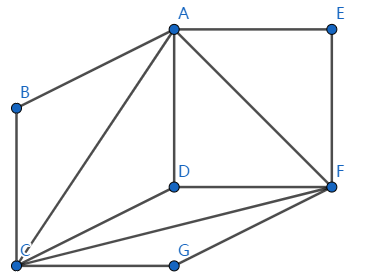
#> input picture Seven Bridge/0.png, 368 x 280 px, found by its file name
$ python Hanoi.py
#> lines starting #> are read from the running program, lines starting #| are printed output that depends on the picture
#请注意修改文件路径
import os
os.chdir(r'C:\Users\GWT9\Desktop\Hanoi')#设置当前路径，也就是存储图片的路径
import imageio#引入库

#解决汉诺塔的程序
#柱子的名称设置
zhuzi = ['A', 'B', 'C']
#金片的个数，大于1的整数
panzi = 5
#利用字典储存每个柱子的金片信息
statusdict = {}
statusdict['A'] = list(range(1, panzi + 1))#开始时所有金片在柱子A上
statusdict['B'] = []
statusdict['C'] = []

#定义更新字典的函数
def updata(startkey, endkey, sdict):#startkey:开始柱，endkey:目标柱，sdict：存储柱子上金片信息的字典
    if len(sdict[startkey]) == 0:#如果开始柱没有金片，则确定不是开始柱，对应规则2
        return False
    if len(sdict[endkey]) != 0:
        if sdict[startkey][0] > sdict[endkey][0]:#对应规则3
            return False
    #开始柱删除金片
    stlist = sdict[startkey].copy()
    forst = stlist[0]#要移动的金片
    del (stlist[0])
    sdict[startkey] = stlist.copy()
    #目标柱增加金片
    endlist = sdict[endkey].copy()
    endlist.insert(0, forst)
    sdict[endkey] = endlist.copy()
    return sdict

# 2个盘子移动的方案
def last(sydict,signnum=0, zhu=zhuzi):#移动只和开始柱有关系
    movepath = []#存储移动的方案
    movepath.append([zhu[signnum], zhu[(signnum + 1) % 3]])  # 第一步：开始柱===》过渡柱
    sdict = updata(zhu[signnum], zhu[(signnum + 1) % 3], sydict)#更新字典
    movepath.append([zhu[signnum], zhu[(signnum + 2) % 3]])  # 第二步：开始柱===》目标柱
    sdict = updata(zhu[signnum], zhu[(signnum + 2) % 3], sdict)#更新字典
    movepath.append([zhu[(signnum + 1) % 3], zhu[(signnum + 2) % 3]])  # 第三步：过渡柱===》目标柱
    sdict = updata(zhu[(signnum + 1) % 3], zhu[(signnum + 2) % 3], sdict)#更新字典
    return movepath, sdict

#金片移动=多次[最小的2个盘子的规律移动+其他盘子的规则移动] + 一次[最小的2个盘子的规律移动]
#最小的盘子的移动靠规律 其他盘子的移动靠规则
def ali(count=panzi, signnum=0, zhu=zhuzi, sdict = statusdict):
    if count == 2:#只有2个盘子，直接last函数就可以出结果
        return last(sdict)[0]
    else:
        mode = []#存储所有的移动方案
        gu = 2 ** (count - 2) + 1#判断循环的次数
        while gu > 2:
            # 最小的两个盘子的规律移动
            result = last(sdict, signnum)
            mode += result[0]
            sdict = result[1]
            # 中间盘子的移动，因为第三步移动完成后，柱子的最上方是最小的，因此这个柱子既不可能是目标柱，也不可能是开始柱子。
            #所以存在两种情况， 开始柱子 目标柱子：[zhu[signnum],zhu[(signnum + 1) % 3]]
            # 或者[zhu[(signnum + 1) % 3],[zhu[signnum]]
            #以上情况只会有一个成立。不成立的情况只有2种：要不开始柱没有可移动的盘子，要不就是移动后会出现大的在小的上面
            judge = updata(zhu[signnum], zhu[(signnum + 1) % 3], sdict)
            if judge:#没有违背，说明zhu[signnum]为开始柱
                mode += [[zhu[signnum], zhu[(signnum + 1) % 3]]]
                sdict = judge.copy()
            else:#违背了
                mode += [[zhu[(signnum + 1) % 3],zhu[signnum]]]
                jjg = updata(zhu[(signnum + 1) % 3], zhu[signnum], sdict)
                sdict = jjg.copy()
            signnum = int((signnum + 2) % 3)#更新为下一个开始柱的编号
            gu -= 1
        mode += last(sdict, signnum)[0]#最后一个绿色区域的移动
        return mode

from pylab import mpl  # 作图显示中文
mpl.rcParams['font.sans-serif'] = ['FangSong']  # 设置中文字体为新宋体
import matplotlib.pyplot as plt

#不同大小金片的颜色集合，如果金片多于10种，则随机选择颜色，否则固定
from matplotlib import colors as mcolors
colorname = ['black','maroon','cyan','yellow','red','blue','green','tan','navy','indigo']
colorset = []
import numpy as np
for jcolor in colorname:
    colorset.append(mcolors.cnames[jcolor])
lastcolor = colorset
if panzi > 10:
    lastcolor = np.random.choice(np.array(list(mcolors.cnames.keys())), panzi, replace=False)

#图片的高度固定为10， 宽度固定为16

#金片数不大于10，高度固定0.6，否则平均
if panzi <= 10:
    height = 0.6
else:
    height = round(8/panzi, 1)

#柱子的高度
if panzi <= 6:
    zhuzihei = panzi + 2
else:
    zhuzihei = 8

#宽度设置，用列表从小到大表示
widthlist = np.linspace(0.6, 4.2, num=panzi)

#存储柱子位置的字典
zhuzidict = {'A':[4,0], 'B':[8,0], 'C':[12,0]}

#根据金片的列表返回相应的path列表的函数
def outfigure(stkey, sidict, hei = height, wid = widthlist, zdi = zhuzidict, zcolo = lastcolor):
    ractlist = []
    ssartpoint = zdi[stkey]#起始的绘制点
    for spa in sidict[::-1]:#倒着画图，先画大的
        heng = ssartpoint[0] - (wid[spa - 1] / 2)
        zong = ssartpoint[1]
        ractstr = 'plt.Rectangle((%.4f, %.4f), %.4f, %.4f, facecolor="%s")'%(heng, zong, wid[spa - 1],hei, zcolo[spa - 1])
        ssartpoint = [ssartpoint[0], ssartpoint[1] + hei + 0.02]#更新绘制点
        ractlist.append(ractstr)
    return ractlist#返回path的列表

#绘制柱子状态的函数
def combine(panzizhuangtai, stepnum, zhei = zhuzihei, pco = panzi):
    #首先绘制柱子，柱子的颜色固定
#> called with stepnum = 0, zhei = 7, pco = 5
    rect_a = plt.Rectangle((4, 0), 0.1, zhei, facecolor="#ff0000")
    rect_b = plt.Rectangle((8, 0), 0.1, zhei, facecolor="#00ff00")
    rect_c= plt.Rectangle((12, 0), 0.1, zhei, facecolor="#0000ff")
    fig, ax = plt.subplots()
    ax.add_patch(rect_a)#绘制柱子A
    ax.add_patch(rect_b)#绘制柱子B
    ax.add_patch(rect_c)#绘制柱子C
    #为了美观，关闭x、y轴
    ax.set_axis_off()
    #绘制每个柱子的当前盘子状态
    for hzhuzi in panzizhuangtai:
        if len(panzizhuangtai[hzhuzi]) != 0:
            #开始绘制
            for ftra in outfigure(hzhuzi, panzizhuangtai[hzhuzi]):
                ax.add_patch(eval(ftra))
    # 柱子的设置
    plt.text(3.8, zhei + .2, 'A柱')
    plt.text(7.8, zhei + .2, 'B柱')
    plt.text(11.8, zhei + .2, 'C柱')
    #图片的设置
    plt.ylim(0, 10)
    plt.xlim(0, 16)
    if stepnum != 2 ** pco - 1:
        plt.title('%d盘三阶汉诺塔  移动%s步后状态'%(pco, stepnum))
    else:
        plt.title('%d盘三阶汉诺塔移动%s步后完成 oh  yes ！！！' % (pco, stepnum))
    plt.savefig(r"./%s.png"%stepnum)#保存以便合成gif
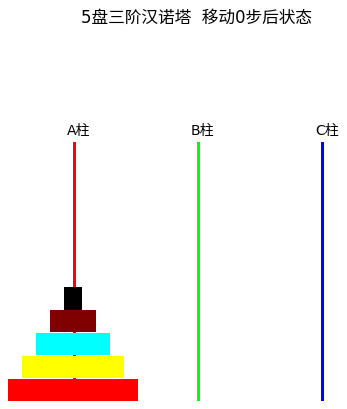
#> figure drawn by matplotlib, 1 panel
    #plt.show()
    plt.close()

#根据两条线总共选择5个点，前者选择2个，后者3个
def selectpoint(stkey, endkey, stsidict, enddict, zdi = zhuzidict, hei = height):
    #首先得到起始点
    startpoint = [zdi[stkey][0], len(stsidict) * hei]
    #再得到终止点
    endpoint = [zdi[endkey][0], len(enddict) * hei]
    #中间点，纵坐标固定，横坐标为起始点与终止点横坐标和的一半
    middlepoint = [(startpoint[0] + endpoint[0]) / 2, 9]
    #起始点到中间点的3个点
    sm = []
    for shrng in np.linspace(startpoint[0], middlepoint[0], 3):
        sm.append([shrng, (middlepoint[1] - startpoint[1]) / (middlepoint[0] - startpoint[0]) * (shrng - startpoint[0]) + startpoint[1]])
    #中间点到结束点的3个点
    for miorng in np.linspace(middlepoint[0], endpoint[0], 3):
        sm.append([miorng,
                   (middlepoint[1] - endpoint[1]) / (middlepoint[0] - endpoint[0]) * (miorng - endpoint[0]) +
                   endpoint[1]])
    return sm[1:]#舍去第一个点，剩余5个点

#绘制中间移动状态的函数
def move(panzizhuangtai, ppiont, stkeynum, s1, s2, stepnum, silenum, zhei = zhuzihei,hei = height, wid = widthlist, zcolo = lastcolor, pco = panzi):
    #首先绘制柱子
    rect_a = plt.Rectangle((4, 0), 0.1, zhei, facecolor="#ff0000")
    rect_b = plt.Rectangle((8, 0), 0.1, zhei, facecolor="#00ff00")
    rect_c= plt.Rectangle((12, 0), 0.1, zhei, facecolor="#0000ff")
    fig, ax = plt.subplots()
    ax.add_patch(rect_a)#绘制柱子A
    ax.add_patch(rect_b)#绘制柱子B
    ax.add_patch(rect_c)#绘制柱子C
     #为了美观，关闭x、y轴
    ax.set_axis_off()
    #绘制每个柱子的当前盘子状态
    for hzhuzi in panzizhuangtai:
        if len(panzizhuangtai[hzhuzi]) != 0:
            #开始绘制
            for ftra in outfigure(hzhuzi, panzizhuangtai[hzhuzi]):
                ax.add_patch(eval(ftra))
    #绘制移动中的盘子
    rect = plt.Rectangle((ppiont[0] - (wid[stkeynum - 1] / 2), ppiont[1]), wid[stkeynum - 1], hei, facecolor=zcolo[stkeynum - 1])
    ax.add_patch(rect)
    # 柱子的设置
    plt.text(3.8, zhei + .2, 'A柱')
    plt.text(7.8, zhei + .2, 'B柱')
    plt.text(11.8, zhei + .2, 'C柱')
    #图片的设置
    plt.ylim(0, 10)
    plt.xlim(0, 16)
    plt.title('%d盘三阶汉诺塔  第%s步: %s柱---》%s柱 移动中'%(pco, stepnum,s1, s2))
    plt.savefig(r"./%s_%s.png" %(stepnum,silenum))#保存以便合成gif
    plt.close()

#再重新定义一遍保存初始状态的字典，虽然前面已经定义过
staert = {}
staert['A'] = list(range(1, panzi + 1))
staert['B'] = []
staert['C'] = []

#先画开始的汉诺塔的状态
step = 0
combine(staert, stepnum=step)
#开始移动
for hh in ali():
    fir = staert[hh[0]][0]
    jianhao = staert[hh[0]][1:].copy()
    #获得所有的中间点
    allmiddle = selectpoint(hh[0], hh[1], staert[hh[0]], staert[hh[1]])
    staert[hh[0]] = jianhao.copy()
    #开始绘制中间过程
    step += 1
    sile = 1
    #绘制移动过程中的图片
    for mm in allmiddle:
        move(staert, mm, fir, hh[0], hh[1], stepnum = step, silenum = sile)
        sile += 1
    du = staert[hh[1]].copy()
    du.insert(0, fir)
    #更新字典
    staert[hh[1]] = du.copy()
    #一个金片移动完成后，绘制状态
    combine(staert, stepnum=step)
#> this loop made 31 passes
#> pass 1, in move, `plt.savefig(r"./%s_%s.png" %(stepnum,silenum))#保存以便合成gif`:
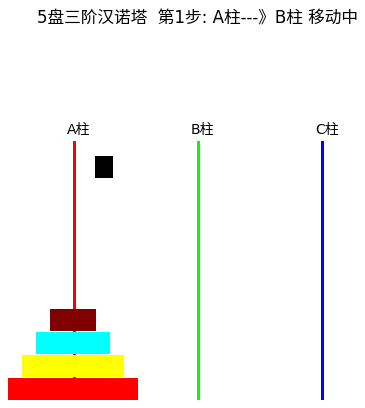
#> figure drawn by matplotlib, 1 panel
#> pass 2, in move (call 6), `plt.savefig(r"./%s_%s.png" %(stepnum,silenum))#保存以便合成gif`:
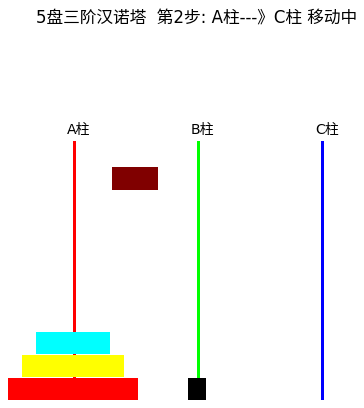
#> figure drawn by matplotlib, 1 panel
#> pass 2, in combine (call 3), `plt.savefig(r"./%s.png"%stepnum)#保存以便合成gif`:
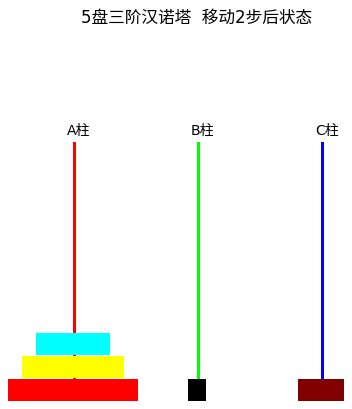
#> figure drawn by matplotlib, 1 panel

#最终的图片合成gif
#所有的图片name集合
namelist = ['0.png']#开始状态的图片名称
for jjj in range(1, 2**panzi):
    for hhgu in range(1, 6):#中间移动过程一共选择了5个点
        namelist.append('%s_%s.png'%(jjj, hhgu))
    namelist += ['%s.png'%jjj] * 10
#创建gif的函数
def create_gif(image_list, gif_name):
#> called with gif_name = 'Hanoi.gif'
    frames = []
    for image_name in image_list:
        frames.append(imageio.imread(image_name))
    imageio.mimsave(gif_name, frames, 'GIF', duration=0.1)
    return
#运行函数
#> (the run stopped early here; a loop or call above may not have finished)
